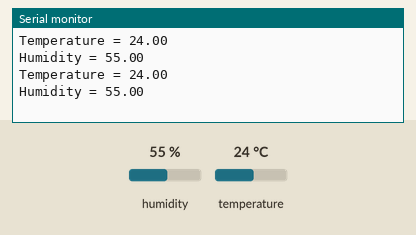
Recording of a sketch running on a simulated Arduino Uno, built with avr-gcc and run on an emulated ATmega328P. On the bench: the last lines printed to the serial monitor. Wiring (inferred from the names in the program): DHT11 sensor: data pin 7. The inputs (shaded band) are chosen by the test bench; at power-on: humidity 55 %, temperature 24 °C.

Above: at 3.3 s.
3.4 s: humidity set to 22 %
At 5.9 s:
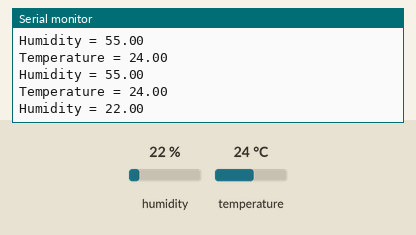
6.7 s: temperature set to 12 °C
At 8.6 s:
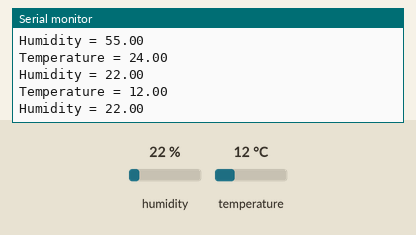
10.0 s: humidity set to 40 %
At 11.4 s:
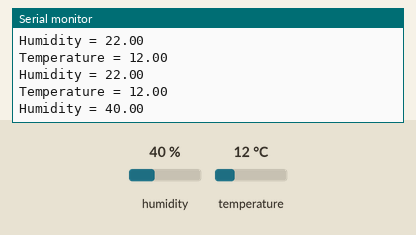
Timing chart, 0 to 13.0 s (numbered marks = the images above; inputs shaded):
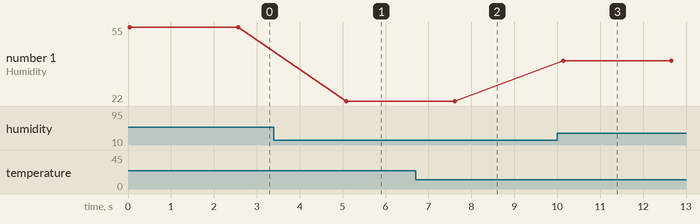

The sketch:

TempHumidity.ino
```cpp
#include <dht.h>

dht DHT;

#define DHT11_PIN 7

void setup(){
  Serial.begin(9600);
}

void loop()
{
  int chk = DHT.read11(DHT11_PIN);
  Serial.print("Temperature = ");
  Serial.println(DHT.temperature);
  Serial.print("Humidity = ");
  Serial.println(DHT.humidity);
  delay(2500);
}


//#include <dht.h>
//
////Libraries
////#include <DHT.h>
//
////Constants
//#define DHTPIN 7    // what pin we're connected to
//#define DHTTYPE DHT11   // DHT 11  (AM2302)
//// Initialize DHT sensor for normal 16mhz Arduino
//DHT dht(DHTPIN, DHTTYPE);
//
////Variables
//int chk;
//float hum;  //Stores humidity value
//float temp; //Stores temperature value
//
//void setup()
//{
//    Serial.begin(9600);
//  dht.begin();
//
//}
//
//void loop()
//{
//    //Read data and store it to variables hum and temp
//    hum = dht.readHumidity();
//    temp= dht.readTemperature();
//    //Print temp and humidity values to serial monitor
//    Serial.print("Humidity: ");
//    Serial.print(hum);
//    Serial.print(" %, Temp: ");
//    Serial.print(temp);
//    Serial.println(" Celsius");
//    delay(2000); //Delay 2 sec.
//}
```

Measured:
- after the input at 3.4 s, the serial monitor: prints a new line after 1.7 s (image 1)
- after the input at 6.7 s, the serial monitor: prints a new line after 0.89 s (image 2)
- after the input at 10.0 s, the serial monitor: prints a new line after 0.13 s (image 3)
- plotted number 1: 55 → 22 after the input at 3.4 s, 22 → 40 after the input at 10.0 s
